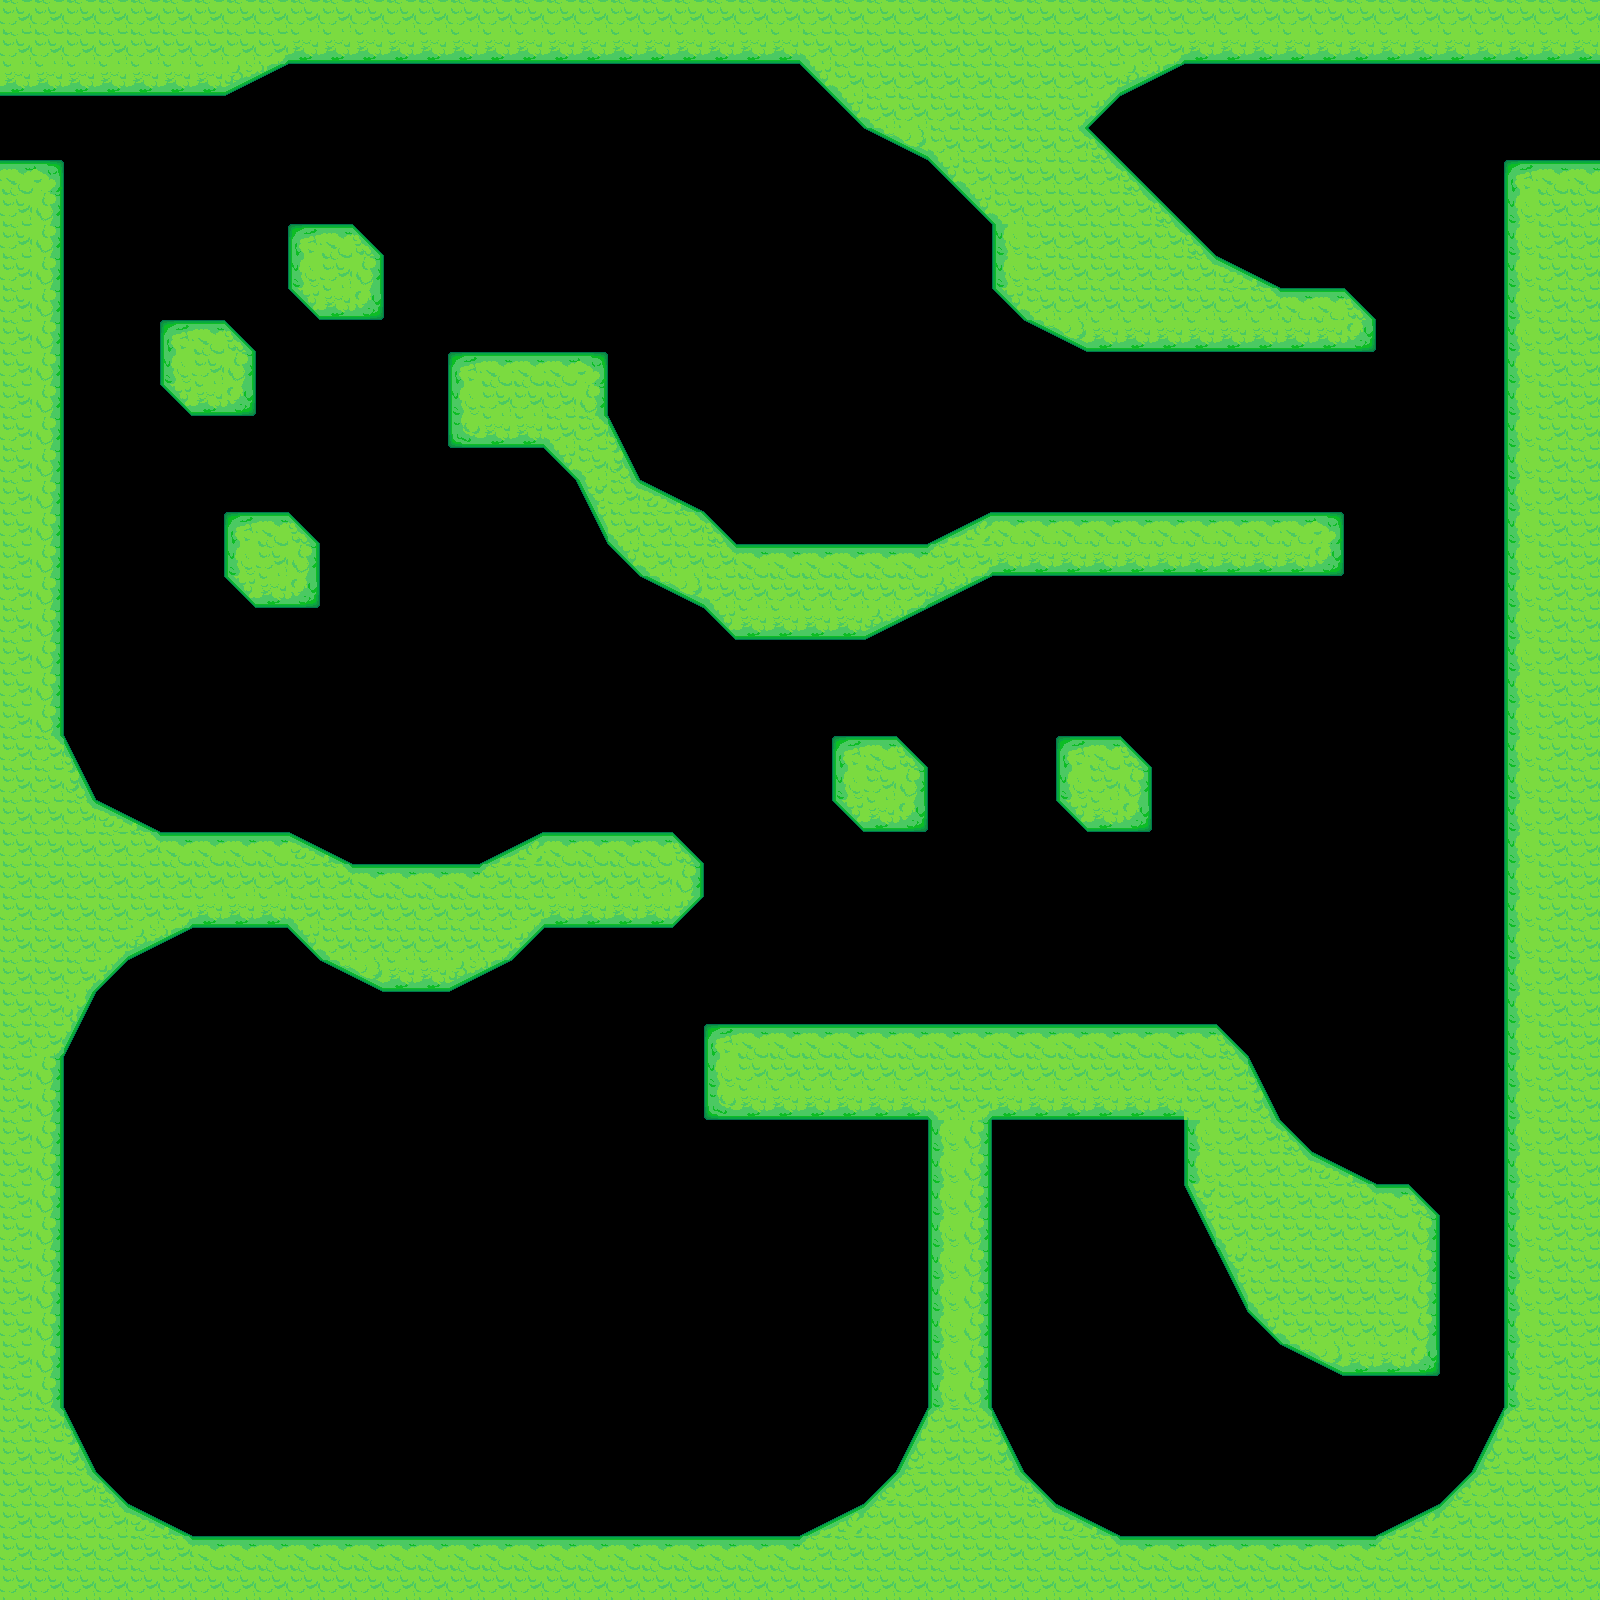

This game map was drawn from its Tiled (.tmx) file and the tilesets committed beside it. A one-line description and the full map source follow:
An orthogonal 50x50 tile map with 32x32 px tiles, 1 tile layer (Tile Layer 1).

<map version="1.0" orientation="orthogonal" width="50" height="50" tilewidth="32" tileheight="32">
 <tileset firstgid="1" name="tiles" tilewidth="32" tileheight="32">
  <image source="../gfx/tiles.png" width="320" height="320" />
  <tile id="8">
   <properties>
    <property name="slope" value="BottomRight45" />
   </properties>
  </tile>
  <tile id="9">
   <properties>
    <property name="slope" value="BottomLeft45" />
   </properties>
  </tile>
  <tile id="18">
   <properties>
    <property name="slope" value="TopRight45" />
   </properties>
  </tile>
  <tile id="19">
   <properties>
    <property name="slope" value="TopLeft45" />
   </properties>
  </tile>
 </tileset>
 <layer name="Tile Layer 1" width="50" height="50">
  <data encoding="csv">
13,13,13,13,13,13,13,13,13,13,13,13,13,13,13,13,13,13,13,13,13,13,13,13,13,13,13,13,13,13,13,13,13,13,13,13,13,13,13,13,13,13,13,13,13,13,13,13,13,13,
13,13,13,13,13,13,13,13,40,23,23,23,23,23,23,23,23,23,23,23,23,23,23,23,23,39,13,13,13,13,13,13,13,13,13,13,40,23,23,23,23,23,23,23,23,23,23,23,23,23,
23,23,23,23,23,23,23,5,6,0,0,0,0,0,0,0,0,0,0,0,0,0,0,0,0,10,39,13,13,13,13,13,13,13,40,5,6,0,0,0,0,0,0,0,0,0,0,0,0,0,
0,0,0,0,0,0,0,0,0,0,0,0,0,0,0,0,0,0,0,0,0,0,0,0,0,0,10,39,13,13,13,13,13,40,9,0,0,0,0,0,0,0,0,0,0,0,0,0,0,0,
0,0,0,0,0,0,0,0,0,0,0,0,0,0,0,0,0,0,0,0,0,0,0,0,0,0,0,7,8,39,13,13,13,30,19,0,0,0,0,0,0,0,0,0,0,0,0,0,0,0,
3,4,0,0,0,0,0,0,0,0,0,0,0,0,0,0,0,0,0,0,0,0,0,0,0,0,0,0,0,10,39,13,13,13,30,19,0,0,0,0,0,0,0,0,0,0,0,2,3,3,
13,14,0,0,0,0,0,0,0,0,0,0,0,0,0,0,0,0,0,0,0,0,0,0,0,0,0,0,0,0,10,39,13,13,13,30,19,0,0,0,0,0,0,0,0,0,0,12,13,13,
13,14,0,0,0,0,0,0,0,2,3,19,0,0,0,0,0,0,0,0,0,0,0,0,0,0,0,0,0,0,0,12,13,13,13,13,30,19,0,0,0,0,0,0,0,0,0,12,13,13,
13,14,0,0,0,0,0,0,0,12,13,14,0,0,0,0,0,0,0,0,0,0,0,0,0,0,0,0,0,0,0,12,13,13,13,13,13,30,15,16,0,0,0,0,0,0,0,12,13,13,
13,14,0,0,0,0,0,0,0,10,23,24,0,0,0,0,0,0,0,0,0,0,0,0,0,0,0,0,0,0,0,10,39,13,13,13,13,13,13,30,3,3,19,0,0,0,0,12,13,13,
13,14,0,0,0,2,3,19,0,0,0,0,0,0,0,0,0,0,0,0,0,0,0,0,0,0,0,0,0,0,0,0,7,8,23,23,23,23,23,23,23,23,24,0,0,0,0,12,13,13,
13,14,0,0,0,12,13,14,0,0,0,0,0,0,2,3,3,3,4,0,0,0,0,0,0,0,0,0,0,0,0,0,0,0,0,0,0,0,0,0,0,0,0,0,0,0,0,12,13,13,
13,14,0,0,0,10,23,24,0,0,0,0,0,0,12,13,13,13,14,0,0,0,0,0,0,0,0,0,0,0,0,0,0,0,0,0,0,0,0,0,0,0,0,0,0,0,0,12,13,13,
13,14,0,0,0,0,0,0,0,0,0,0,0,0,22,23,23,39,30,45,0,0,0,0,0,0,0,0,0,0,0,0,0,0,0,0,0,0,0,0,0,0,0,0,0,0,0,12,13,13,
13,14,0,0,0,0,0,0,0,0,0,0,0,0,0,0,0,10,39,55,0,0,0,0,0,0,0,0,0,0,0,0,0,0,0,0,0,0,0,0,0,0,0,0,0,0,0,12,13,13,
13,14,0,0,0,0,0,0,0,0,0,0,0,0,0,0,0,0,26,30,15,16,0,0,0,0,0,0,0,0,0,0,0,0,0,0,0,0,0,0,0,0,0,0,0,0,0,12,13,13,
13,14,0,0,0,0,0,2,3,19,0,0,0,0,0,0,0,0,36,39,13,30,19,0,0,0,0,0,0,17,18,3,3,3,3,3,3,3,3,3,3,4,0,0,0,0,0,12,13,13,
13,14,0,0,0,0,0,12,13,14,0,0,0,0,0,0,0,0,0,10,39,13,30,3,3,3,3,3,3,29,40,23,23,23,23,23,23,23,23,23,23,24,0,0,0,0,0,12,13,13,
13,14,0,0,0,0,0,10,23,24,0,0,0,0,0,0,0,0,0,0,7,8,39,13,13,13,13,13,40,5,6,0,0,0,0,0,0,0,0,0,0,0,0,0,0,0,0,12,13,13,
13,14,0,0,0,0,0,0,0,0,0,0,0,0,0,0,0,0,0,0,0,0,10,23,23,23,23,5,6,0,0,0,0,0,0,0,0,0,0,0,0,0,0,0,0,0,0,12,13,13,
13,14,0,0,0,0,0,0,0,0,0,0,0,0,0,0,0,0,0,0,0,0,0,0,0,0,0,0,0,0,0,0,0,0,0,0,0,0,0,0,0,0,0,0,0,0,0,12,13,13,
13,14,0,0,0,0,0,0,0,0,0,0,0,0,0,0,0,0,0,0,0,0,0,0,0,0,0,0,0,0,0,0,0,0,0,0,0,0,0,0,0,0,0,0,0,0,0,12,13,13,
13,14,0,0,0,0,0,0,0,0,0,0,0,0,0,0,0,0,0,0,0,0,0,0,0,0,0,0,0,0,0,0,0,0,0,0,0,0,0,0,0,0,0,0,0,0,0,12,13,13,
13,30,45,0,0,0,0,0,0,0,0,0,0,0,0,0,0,0,0,0,0,0,0,0,0,0,2,3,19,0,0,0,0,2,3,19,0,0,0,0,0,0,0,0,0,0,0,12,13,13,
13,13,55,0,0,0,0,0,0,0,0,0,0,0,0,0,0,0,0,0,0,0,0,0,0,0,12,13,14,0,0,0,0,12,13,14,0,0,0,0,0,0,0,0,0,0,0,12,13,13,
13,13,30,15,16,0,0,0,0,0,0,0,0,0,0,0,0,0,0,0,0,0,0,0,0,0,10,23,24,0,0,0,0,10,23,24,0,0,0,0,0,0,0,0,0,0,0,12,13,13,
13,13,13,13,30,3,3,3,3,15,16,0,0,0,0,17,18,3,3,3,3,19,0,0,0,0,0,0,0,0,0,0,0,0,0,0,0,0,0,0,0,0,0,0,0,0,0,12,13,13,
13,13,13,13,13,13,13,13,13,13,30,3,3,3,3,29,13,13,13,13,13,14,0,0,0,0,0,0,0,0,0,0,0,0,0,0,0,0,0,0,0,0,0,0,0,0,0,12,13,13,
13,13,13,13,13,40,23,23,23,39,13,13,13,13,13,13,40,23,23,23,23,9,0,0,0,0,0,0,0,0,0,0,0,0,0,0,0,0,0,0,0,0,0,0,0,0,0,12,13,13,
13,13,13,40,5,6,0,0,0,10,39,13,13,13,13,40,9,0,0,0,0,0,0,0,0,0,0,0,0,0,0,0,0,0,0,0,0,0,0,0,0,0,0,0,0,0,0,12,13,13,
13,13,40,9,0,0,0,0,0,0,7,8,23,23,5,6,0,0,0,0,0,0,0,0,0,0,0,0,0,0,0,0,0,0,0,0,0,0,0,0,0,0,0,0,0,0,0,12,13,13,
13,13,25,0,0,0,0,0,0,0,0,0,0,0,0,0,0,0,0,0,0,0,0,0,0,0,0,0,0,0,0,0,0,0,0,0,0,0,0,0,0,0,0,0,0,0,0,12,13,13,
13,40,35,0,0,0,0,0,0,0,0,0,0,0,0,0,0,0,0,0,0,0,2,3,3,3,3,3,3,3,3,3,3,3,3,3,3,3,19,0,0,0,0,0,0,0,0,12,13,13,
13,14,0,0,0,0,0,0,0,0,0,0,0,0,0,0,0,0,0,0,0,0,12,13,13,13,13,13,13,13,13,13,13,13,13,13,13,13,30,45,0,0,0,0,0,0,0,12,13,13,
13,14,0,0,0,0,0,0,0,0,0,0,0,0,0,0,0,0,0,0,0,0,22,23,23,23,23,23,23,39,40,23,23,23,23,23,23,13,13,55,0,0,0,0,0,0,0,12,13,13,
13,14,0,0,0,0,0,0,0,0,0,0,0,0,0,0,0,0,0,0,0,0,0,0,0,0,0,0,0,12,14,0,0,0,0,0,0,12,13,30,19,0,0,0,0,0,0,12,13,13,
13,14,0,0,0,0,0,0,0,0,0,0,0,0,0,0,0,0,0,0,0,0,0,0,0,0,0,0,0,12,14,0,0,0,0,0,0,12,13,13,30,15,16,0,0,0,0,12,13,13,
13,14,0,0,0,0,0,0,0,0,0,0,0,0,0,0,0,0,0,0,0,0,0,0,0,0,0,0,0,12,14,0,0,0,0,0,0,26,13,13,13,13,30,3,19,0,0,12,13,13,
13,14,0,0,0,0,0,0,0,0,0,0,0,0,0,0,0,0,0,0,0,0,0,0,0,0,0,0,0,12,14,0,0,0,0,0,0,36,39,13,13,13,13,13,14,0,0,12,13,13,
13,14,0,0,0,0,0,0,0,0,0,0,0,0,0,0,0,0,0,0,0,0,0,0,0,0,0,0,0,12,14,0,0,0,0,0,0,0,26,13,13,13,13,13,14,0,0,12,13,13,
13,14,0,0,0,0,0,0,0,0,0,0,0,0,0,0,0,0,0,0,0,0,0,0,0,0,0,0,0,12,14,0,0,0,0,0,0,0,36,39,13,13,13,13,14,0,0,12,13,13,
13,14,0,0,0,0,0,0,0,0,0,0,0,0,0,0,0,0,0,0,0,0,0,0,0,0,0,0,0,12,14,0,0,0,0,0,0,0,0,10,39,13,13,13,14,0,0,12,13,13,
13,14,0,0,0,0,0,0,0,0,0,0,0,0,0,0,0,0,0,0,0,0,0,0,0,0,0,0,0,12,14,0,0,0,0,0,0,0,0,0,7,8,23,23,24,0,0,12,13,13,
13,14,0,0,0,0,0,0,0,0,0,0,0,0,0,0,0,0,0,0,0,0,0,0,0,0,0,0,0,12,14,0,0,0,0,0,0,0,0,0,0,0,0,0,0,0,0,12,13,13,
13,30,45,0,0,0,0,0,0,0,0,0,0,0,0,0,0,0,0,0,0,0,0,0,0,0,0,0,46,29,30,45,0,0,0,0,0,0,0,0,0,0,0,0,0,0,46,29,13,13,
13,13,55,0,0,0,0,0,0,0,0,0,0,0,0,0,0,0,0,0,0,0,0,0,0,0,0,0,56,13,13,55,0,0,0,0,0,0,0,0,0,0,0,0,0,0,56,13,13,13,
13,13,30,19,0,0,0,0,0,0,0,0,0,0,0,0,0,0,0,0,0,0,0,0,0,0,0,20,29,13,13,30,19,0,0,0,0,0,0,0,0,0,0,0,0,20,29,13,13,13,
13,13,13,30,15,16,0,0,0,0,0,0,0,0,0,0,0,0,0,0,0,0,0,0,0,17,18,29,13,13,13,13,30,15,16,0,0,0,0,0,0,0,0,17,18,29,13,13,13,13,
13,13,13,13,13,30,3,3,3,3,3,3,3,3,3,3,3,3,3,3,3,3,3,3,3,29,13,13,13,13,13,13,13,13,30,3,3,3,3,3,3,3,3,29,13,13,13,13,13,13,
13,13,13,13,13,13,13,13,13,13,13,13,13,13,13,13,13,13,13,13,13,13,13,13,13,13,13,13,13,13,13,13,13,13,13,13,13,13,13,13,13,13,13,13,13,13,13,13,13,13
</data>
 </layer>
</map>
